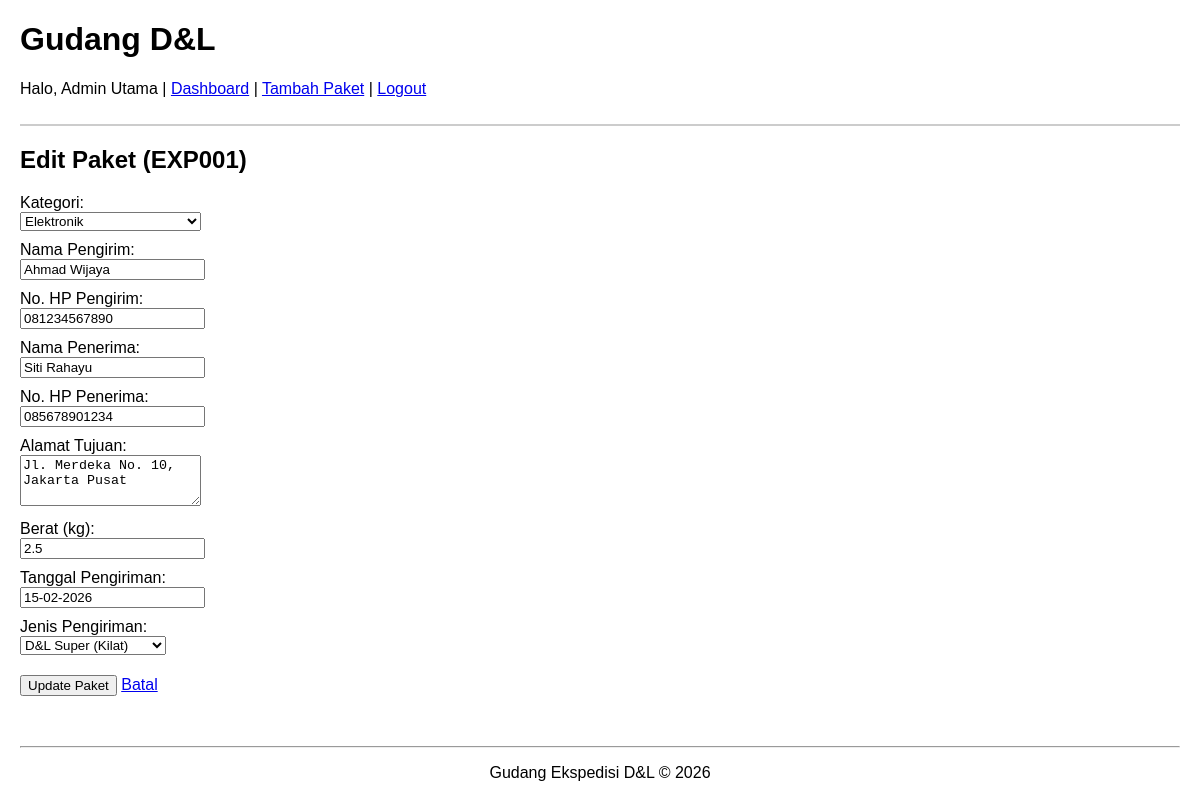
The app's page /edit_package/EXP001 (signed in) with its own data.
### tables this page shows
CREATE TABLE packages (
                id INTEGER PRIMARY KEY AUTOINCREMENT,
                resi TEXT UNIQUE NOT NULL,
                sender TEXT NOT NULL,
                sender_phone TEXT,
                receiver TEXT NOT NULL,
                receiver_phone TEXT,
                destination_address TEXT,
                category TEXT,
                weight REAL,
                shipping_date TEXT,
                shipping_type TEXT,
                estimation TEXT,
                fare INTEGER
            );

### app.py (the view, shortened to what this page needs)
@app.route('/edit_package/<resi>', methods=('GET', 'POST'))
def edit_package(resi):
    if 'user_id' not in session:
        return redirect(url_for('login'))
    db = get_db()
    package = db.execute('SELECT * FROM packages WHERE resi = ?', (resi,)).fetchone()
    return render_template('edit_package.html', package=package)

### app.py (called while the page is built)
def get_db():
    conn = sqlite3.connect(app.config['DATABASE'])
    conn.row_factory = sqlite3.Row
    return conn

### templates/edit_package.html (shortened to what this page needs)
{% extends 'base.html' %}
{% block content %}
<h2>Edit Paket ({{ package.resi }})</h2>
<form method="POST">
    <div>
        <label>Kategori:</label><br>
        <select name="category" required>
            <option value="Elektronik" {% if package.category == 'Elektronik' %}selected{% endif %}>Elektronik</option>
        </select>
    </div>
    <div>
        <label>Nama Pengirim:</label><br>
        <input type="text" name="sender" value="{{ package.sender }}" required>
    </div>
    <div>
        <label>No. HP Pengirim:</label><br>
        <input type="text" name="sender_phone" value="{{ package.sender_phone }}" required>
    </div>
    <div>
        <label>Nama Penerima:</label><br>
        <input type="text" name="receiver" value="{{ package.receiver }}" required>
    </div>
    <div>
        <label>No. HP Penerima:</label><br>
        <input type="text" name="receiver_phone" value="{{ package.receiver_phone }}" required>
    </div>
    <div>
        <label>Alamat Tujuan:</label><br>
        <textarea name="destination_address" rows="3" required>{{ package.destination_address }}</textarea>
    </div>
    <div>
        <label>Berat (kg):</label><br>
        <input type="number" step="0.1" name="weight" value="{{ package.weight }}" required>
    </div>
    <div>
        <label>Tanggal Pengiriman:</label><br>
        <input type="text" name="shipping_date" value="{{ package.shipping_date }}" required>
    </div>
    <div>
        <label>Jenis Pengiriman:</label><br>
        <select name="shipping_type" required>
            <option value="D&L Super (Kilat)" {% if package.shipping_type == 'D&L Super (Kilat)' %}selected{% endif %}>D&L Super (Kilat)</option>
        </select>
    </div>
    <div style="margin-top: 20px;">
        <button type="submit">Update Paket</button>
        <a href="{{ url_for('index') }}">Batal</a>
    </div>
</form>
{% endblock %}

### static/style.css (style rules this page uses)
body { font-family: sans-serif; margin: 20px; }
form div { margin-bottom: 10px; }

### records on screen
packages: resi "EXP001", category "Elektronik", sender "Ahmad Wijaya", sender_phone "081234567890", receiver "Siti Rahayu", receiver_phone "085678901234", destination_address "Jl. Merdeka No. 10, Jakarta Pusat", weight "2.5", shipping_date "15-02-2026", shipping_type "D&L Super (Kilat)"

### other values on screen
{{ session.get('full_name') or session.get('username') }} "Admin Utama"
